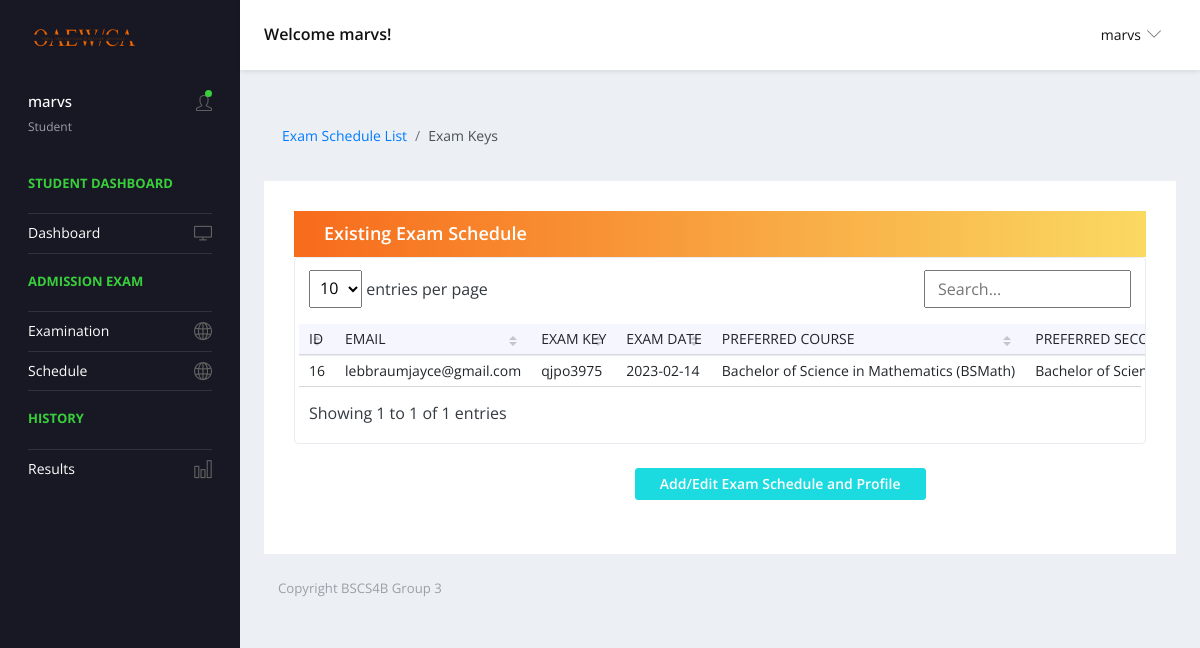
/views/user-exam_key.php (signed in), run on the app's committed database.
### tables this page shows
CREATE TABLE `generated_codes` (
  `id` int(11) NOT NULL,
  `email` varchar(255) NOT NULL,
  `exam_key` varchar(255) NOT NULL,
  `exam_date` varchar(255) NOT NULL,
  `strand` varchar(255) NOT NULL,
  `pref_course` varchar(255) NOT NULL,
  `pref_secondary_course` varchar(255) NOT NULL,
  `pref_tertiary_course` varchar(255) NOT NULL,
  `interest` varchar(255) NOT NULL,
  `secondary_interest` varchar(255) NOT NULL,
  `tertiary_interest` varchar(255) NOT NULL,
  `hobby` varchar(255) NOT NULL,
  `secondary_hobby` varchar(255) NOT NULL,
  `tertiary_hobby` varchar(255) NOT NULL,
  `exam_key_created_at` datetime NOT NULL
);

### views/user-exam_key.php (the view, shortened to what this page needs)
<!DOCTYPE html>
<html lang="en">
  <head>
    <link rel="stylesheet" href="../vendors/simple-line-icons/css/simple-line-icons.css">
    <link rel="stylesheet" href="../vendors/flag-icon-css/css/flag-icon.min.css">
    <link rel="stylesheet" href="../vendors/css/vendor.bundle.base.css">
    <link rel="stylesheet" href="../vendors/daterangepicker/daterangepicker.css">
    <link rel="stylesheet" href="../vendors/chartist/chartist.min.css">
    <link rel="stylesheet" href="../assets/css/style-admin.css">
  </head>
  <body>
    <div class="container-scroller">
      <nav class="navbar default-layout-navbar col-lg-12 col-12 p-0 fixed-top d-flex flex-row">
        <div class="navbar-brand-wrapper d-flex align-items-center">
          <a class="navbar-brand brand-logo" href="../views/admin.php">
            <img src="../assets/img/OAEWCA-LOGO copy.png" alt="logo" class="logo-dark" />
          </a>
        </div>
        <div class="navbar-menu-wrapper d-flex align-items-center flex-grow-1">
          <h5 class="mb-0 font-weight-medium d-none d-lg-flex">Welcome <?php echo ($_SESSION['fullname']); ?>!</h5>
          <ul class="navbar-nav navbar-nav-right ml-auto">
            <li class="nav-item dropdown d-none d-xl-inline-flex user-dropdown">
              <a class="nav-link dropdown-toggle" id="UserDropdown" href="#" data-toggle="dropdown" aria-expanded="false">
               <span class="font-weight-normal"> <?php echo ($_SESSION['fullname']); ?> </span></a>
            </li>
          </ul>
        </div>
      </nav>
      <div class="container-fluid page-body-wrapper">
        <nav class="sidebar sidebar-offcanvas" id="sidebar">
          <ul class="nav">
            <li class="nav-item nav-profile">
              <a href="#" class="nav-link">
                <div class="text-wrapper">
                  <p class="profile-name"><?php echo ($_SESSION['fullname']); ?></p>
                  <p class="designation">Student</p>
                </div>
                <div class="icon-container">
                  <i class="icon-user"></i>
                  <div class="dot-indicator bg-success"></div>
                </div>
              </a>
            </li>
            <li class="nav-item nav-category">
              <span class="nav-link">Student Dashboard</span>
            </li>
            <li class="nav-item">
              <a class="nav-link" href="../views/admin.php">
                <span class="menu-title">Dashboard</span>
                <i class="icon-screen-desktop menu-icon"></i>
              </a>
            </li>
            <li class="nav-item nav-category"><span class="nav-link">Admission Exam</span></li>
            <li class="nav-item">
              <a class="nav-link" href="../views/user-exam.php">
                <span class="menu-title">Examination</span>
                <i class="icon-globe menu-icon"></i>
              </a>
            </li>
            <li class="nav-item">
              <a class="nav-link" href="../views/user-profiling.php">
                <span class="menu-title">Schedule</span>
                <i class="icon-globe menu-icon"></i>
              </a>
            </li>
            <li class="nav-item nav-category"><span class="nav-link">History</span></li>
            <li class="nav-item">
              <a class="nav-link" href="../views/admin-results.php">
                <span class="menu-title">Results</span>
                <i class="icon-chart menu-icon"></i>
              </a>
            </li>
          </ul>
        </nav>
       <div class="main-panel">
        <div class="content-wrapper">
          <div class="page-header">
          <nav>
              <ol class="breadcrumb">
                <li class="breadcrumb-item "><a href="../views/user-profiling.php">Exam Schedule List</a></li>
                <li class="breadcrumb-item active">Exam Keys</li>
              </ol>
            </nav>
          </div>
          <div class="row quick-action-toolbar">
            <div class="col-md-12 grid-margin">
              <div class="card">
                <div class="card-body">
                  <div class="card-header d-block d-md-flex">
                    <h5 class="mb-0">Existing Exam Schedule</h5>
                  </div>
                  <div class="table-responsive border rounded p-1">
                    <table class="table table-hover text-nowrap datatable">
                      <thead>
                        <tr>
                          <th scope="col">ID</th>
                          <th scope="col">EMAIL</th>
                          <th scope="col">EXAM KEY</th>
                          <th scope="col">EXAM DATE</th>
                          <th scope="col">PREFERRED COURSE</th>
                          <th scope="col">PREFERRED SECOND COURSE</th>
                        </tr>
                      </thead>
                      <tbody>
                        <?php
                        $conn = mysqli_connect("localhost", "root", "", "project");
                        $email = ($_SESSION['email']);
                        $result = mysqli_query($conn, "SELECT * FROM generated_codes WHERE email = '$email'");
                        while($row = mysqli_fetch_assoc($result)) {
                          $pref_course = $row["pref_course"];
                          $pref_second_course = $row["pref_secondary_course"];
                          echo "<tr>";
                          echo "<td>" . $row["id"] . "</td>";
                          echo "<td>" . $row["email"] . "</td>";
                          echo "<td>" . $row["exam_key"] . "</td>";
                          echo "<td>" . $row["exam_date"] . "</td>";
                          echo "<td>" . $pref_course . "</td>";
                          echo "<td>" . $pref_second_course . "</td>";
                        }
                      ?>
                      </tbody>
                    </table>
                  </div>
              <div>
                <button type="button" class="btn btn-primary my-4 py-2 px-4" id="add" data-bs-toggle="modal" data-bs-target="#transactionModal">Add/Edit Exam Schedule and Profile</button>
              </div>
              </div>
              </div>
          </div>
        </div>
        <footer class="footer">
          <div class="d-sm-flex justify-content-center justify-content-sm-between">
            <span class="text-muted d-block text-center text-sm-left d-sm-inline-block">Copyright BSCS4B Group 3</span>
          </div>
        </footer>
      </div>
    </div>
    </div>
    <link href="../assets/vendor/simple-datatables/style.css" rel="stylesheet">
  </body>
</html>

### data on the page
generated_codes: id "16", email "lebbraumjayce@gmail.com", exam_key "qjpo3975", exam_date "2023-02-14", pref_course "Bachelor of Science in Mathematics (BSMath)", pref_secondary_course "Bachelor of…"

### other printed values
$_SESSION['fullname'] "marvs"
